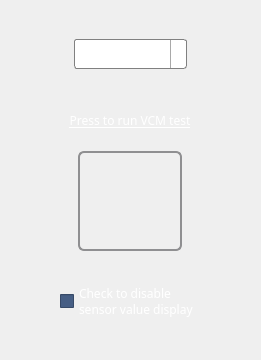
      <widget class="QWidget" name="page_2">
       <property name="geometry">
        <rect>
         <x>0</x>
         <y>0</y>
         <width>261</width>
         <height>360</height>
        </rect>
       </property>
       <attribute name="label">
        <string>Voice Coil Motor Test</string>
       </attribute>
       <layout class="QVBoxLayout" name="verticalLayout_3">
        <item>
         <spacer name="verticalSpacer_12">
          <property name="orientation">
           <enum>Qt::Vertical</enum>
          </property>
          <property name="sizeType">
           <enum>QSizePolicy::Expanding</enum>
          </property>
          <property name="sizeHint" stdset="0">
           <size>
            <width>20</width>
            <height>92</height>
           </size>
          </property>
         </spacer>
        </item>
        <item>
         <layout class="QHBoxLayout" name="horizontalLayout_5">
          <item>
           <spacer name="horizontalSpacer_9">
            <property name="orientation">
             <enum>Qt::Horizontal</enum>
            </property>
            <property name="sizeHint" stdset="0">
             <size>
              <width>13</width>
              <height>20</height>
             </size>
            </property>
           </spacer>
          </item>
          <item alignment="Qt::AlignHCenter">
           <widget class="QComboBox" name="vcmcomboBox">
            <property name="minimumSize">
             <size>
              <width>113</width>
              <height>30</height>
             </size>
            </property>
            <property name="maximumSize">
             <size>
              <width>150</width>
              <height>30</height>
             </size>
            </property>
            <property name="styleSheet">
             <string notr="true"> QComboBox {
	color: rgb(0, 0, 0);
     border: 1px solid gray;
     border-radius: 3px;
     padding: 1px 18px 1px 3px;
     min-width: 6em;
 }

 QComboBox:editable {
     background: white;
 }

 QComboBox:!editable, QComboBox::drop-down:editable {
      background: qlineargradient(x1: 0, y1: 0, x2: 0, y2: 1,
                                  stop: 0 #E1E1E1, stop: 0.4 #DDDDDD,
                                  stop: 0.5 #D8D8D8, stop: 1.0 #D3D3D3);
 }

 /* QComboBox gets the &quot;on&quot; state when the popup is open */
 QComboBox:!editable:on, QComboBox::drop-down:editable:on {
     background: qlineargradient(x1: 0, y1: 0, x2: 0, y2: 1,
                                 stop: 0 #D3D3D3, stop: 0.4 #D8D8D8,
                                 stop: 0.5 #DDDDDD, stop: 1.0 #E1E1E1);
 }

 QComboBox:on { /* shift the text when the popup opens */
     padding-top: 3px;
     padding-left: 4px;
 }

 QComboBox::drop-down {
     subcontrol-origin: padding;
     subcontrol-position: top right;
     width: 15px;

     border-left-width: 1px;
     border-left-color: darkgray;
     border-left-style: solid; /* just a single line */
     border-top-right-radius: 3px; /* same radius as the QComboBox */
     border-bottom-right-radius: 3px;
 }

 QComboBox::down-arrow {
     image: url(/usr/share/icons/crystalsvg/16x16/actions/1downarrow.png);
 }

 QComboBox::down-arrow:on { /* shift the arrow when popup is open */
     top: 1px;
     left: 1px;
 }</string>
            </property>
           </widget>
          </item>
          <item>
           <spacer name="horizontalSpacer_10">
            <property name="orientation">
             <enum>Qt::Horizontal</enum>
            </property>
            <property name="sizeHint" stdset="0">
             <size>
              <width>13</width>
              <height>20</height>
             </size>
            </property>
           </spacer>
          </item>
         </layout>
        </item>
        <item>
         <spacer name="verticalSpacer_10">
          <property name="orientation">
           <enum>Qt::Vertical</enum>
          </property>
          <property name="sizeType">
           <enum>QSizePolicy::Fixed</enum>
          </property>
          <property name="sizeHint" stdset="0">
           <size>
            <width>20</width>
            <height>35</height>
           </size>
          </property>
         </spacer>
        </item>
        <item alignment="Qt::AlignHCenter">
         <widget class="QLabel" name="label_12">
          <property name="minimumSize">
           <size>
            <width>0</width>
            <height>20</height>
           </size>
          </property>
          <property name="maximumSize">
           <size>
            <width>16777215</width>
            <height>20</height>
           </size>
          </property>
          <property name="palette">
           <palette>
            <active>
             <colorrole role="WindowText">
              <brush brushstyle="SolidPattern">
               <color alpha="255">
                <red>255</red>
                <green>255</green>
                <blue>255</blue>
               </color>
              </brush>
             </colorrole>
             <colorrole role="Button">
              <brush brushstyle="SolidPattern">
               <color alpha="255">
                <red>70</red>
                <green>94</green>
                <blue>132</blue>
               </color>
              </brush>
             </colorrole>
             <colorrole role="Text">
              <brush brushstyle="SolidPattern">
               <color alpha="255">
                <red>255</red>
                <green>255</green>
                <blue>255</blue>
               </color>
              </brush>
             </colorrole>
             <colorrole role="ButtonText">
              <brush brushstyle="SolidPattern">
               <color alpha="255">
                <red>255</red>
                <green>255</green>
                <blue>255</blue>
               </color>
              </brush>
             </colorrole>
             <colorrole role="Base">
              <brush brushstyle="SolidPattern">
               <color alpha="255">
                <red>70</red>
                <green>94</green>
                <blue>132</blue>
               </color>
              </brush>
             </colorrole>
             <colorrole role="Window">
              <brush brushstyle="SolidPattern">
               <color alpha="255">
                <red>70</red>
                <green>94</green>
                <blue>132</blue>
               </color>
              </brush>
             </colorrole>
            </active>
            <inactive>
             <colorrole role="WindowText">
              <brush brushstyle="SolidPattern">
               <color alpha="255">
                <red>255</red>
                <green>255</green>
                <blue>255</blue>
               </color>
              </brush>
             </colorrole>
             <colorrole role="Button">
              <brush brushstyle="SolidPattern">
               <color alpha="255">
                <red>70</red>
                <green>94</green>
                <blue>132</blue>
               </color>
              </brush>
             </colorrole>
             <colorrole role="Text">
              <brush brushstyle="SolidPattern">
               <color alpha="255">
                <red>255</red>
                <green>255</green>
                <blue>255</blue>
               </color>
              </brush>
             </colorrole>
             <colorrole role="ButtonText">
              <brush brushstyle="SolidPattern">
               <color alpha="255">
                <red>255</red>
                <green>255</green>
                <blue>255</blue>
               </color>
              </brush>
             </colorrole>
             <colorrole role="Base">
              <brush brushstyle="SolidPattern">
               <color alpha="255">
                <red>70</red>
                <green>94</green>
                <blue>132</blue>
               </color>
              </brush>
             </colorrole>
             <colorrole role="Window">
              <brush brushstyle="SolidPattern">
               <color alpha="255">
                <red>70</red>
                <green>94</green>
                <blue>132</blue>
               </color>
              </brush>
             </colorrole>
            </inactive>
            <disabled>
             <colorrole role="WindowText">
              <brush brushstyle="SolidPattern">
               <color alpha="255">
                <red>255</red>
                <green>255</green>
                <blue>255</blue>
               </color>
              </brush>
             </colorrole>
             <colorrole role="Button">
              <brush brushstyle="SolidPattern">
               <color alpha="255">
                <red>70</red>
                <green>94</green>
                <blue>132</blue>
               </color>
              </brush>
             </colorrole>
             <colorrole role="Text">
              <brush brushstyle="SolidPattern">
               <color alpha="255">
                <red>255</red>
                <green>255</green>
                <blue>255</blue>
               </color>
              </brush>
             </colorrole>
             <colorrole role="ButtonText">
              <brush brushstyle="SolidPattern">
               <color alpha="255">
                <red>255</red>
                <green>255</green>
                <blue>255</blue>
               </color>
              </brush>
             </colorrole>
             <colorrole role="Base">
              <brush brushstyle="SolidPattern">
               <color alpha="255">
                <red>70</red>
                <green>94</green>
                <blue>132</blue>
               </color>
              </brush>
             </colorrole>
             <colorrole role="Window">
              <brush brushstyle="SolidPattern">
               <color alpha="255">
                <red>70</red>
                <green>94</green>
                <blue>132</blue>
               </color>
              </brush>
             </colorrole>
            </disabled>
           </palette>
          </property>
          <property name="font">
           <font>
            <family>Sans Serif</family>
            <pointsize>9</pointsize>
            <underline>true</underline>
           </font>
          </property>
          <property name="text">
           <string>Press to run VCM test</string>
          </property>
          <property name="alignment">
           <set>Qt::AlignCenter</set>
          </property>
         </widget>
        </item>
        <item>
         <spacer name="verticalSpacer_13">
          <property name="orientation">
           <enum>Qt::Vertical</enum>
          </property>
          <property name="sizeType">
           <enum>QSizePolicy::Fixed</enum>
          </property>
          <property name="sizeHint" stdset="0">
           <size>
            <width>20</width>
            <height>15</height>
           </size>
          </property>
         </spacer>
        </item>
        <item alignment="Qt::AlignHCenter">
         <widget class="QPushButton" name="vcm_test_run_Button">
          <property name="sizePolicy">
           <sizepolicy hsizetype="Fixed" vsizetype="Fixed">
            <horstretch>0</horstretch>
            <verstretch>0</verstretch>
           </sizepolicy>
          </property>
          <property name="minimumSize">
           <size>
            <width>104</width>
            <height>100</height>
           </size>
          </property>
          <property name="maximumSize">
           <size>
            <width>100</width>
            <height>100</height>
           </size>
          </property>
          <property name="styleSheet">
           <string notr="true"> QPushButton {
	background-image: url(:/icons/1-play.jpg);
     border: 2px solid #8f8f91;
     border-radius: 6px;
     background-color: qlineargradient(x1: 0, y1: 0, x2: 0, y2: 1,
                                       stop: 0 #f6f7fa, stop: 1 #dadbde);
     min-width: 100px;
 }

 QPushButton:pressed {
     background-color: qlineargradient(x1: 0, y1: 0, x2: 0, y2: 1,
                                       stop: 0 #dadbde, stop: 1 #f6f7fa);
 }

 QPushButton:flat {
     border: none; /* no border for a flat push button */
 }

 QPushButton:default {
     border-color: navy; /* make the default button prominent */
 }</string>
          </property>
          <property name="text">
           <string/>
          </property>
          <property name="iconSize">
           <size>
            <width>65</width>
            <height>65</height>
           </size>
          </property>
         </widget>
        </item>
        <item>
         <spacer name="verticalSpacer_11">
          <property name="orientation">
           <enum>Qt::Vertical</enum>
          </property>
          <property name="sizeType">
           <enum>QSizePolicy::Fixed</enum>
          </property>
          <property name="sizeHint" stdset="0">
           <size>
            <width>20</width>
            <height>25</height>
           </size>
          </property>
         </spacer>
        </item>
        <item alignment="Qt::AlignHCenter">
         <widget class="QCheckBox" name="checkBox">
          <property name="palette">
           <palette>
            <active>
             <colorrole role="WindowText">
              <brush brushstyle="SolidPattern">
               <color alpha="255">
                <red>255</red>
                <green>255</green>
                <blue>255</blue>
               </color>
              </brush>
             </colorrole>
             <colorrole role="Button">
              <brush brushstyle="SolidPattern">
               <color alpha="255">
                <red>70</red>
                <green>94</green>
                <blue>132</blue>
               </color>
              </brush>
             </colorrole>
             <colorrole role="Text">
              <brush brushstyle="SolidPattern">
               <color alpha="255">
                <red>255</red>
                <green>255</green>
                <blue>255</blue>
               </color>
              </brush>
             </colorrole>
             <colorrole role="ButtonText">
              <brush brushstyle="SolidPattern">
               <color alpha="255">
                <red>255</red>
                <green>255</green>
                <blue>255</blue>
               </color>
              </brush>
             </colorrole>
             <colorrole role="Base">
              <brush brushstyle="SolidPattern">
               <color alpha="255">
                <red>70</red>
                <green>94</green>
                <blue>132</blue>
               </color>
              </brush>
             </colorrole>
             <colorrole role="Window">
              <brush brushstyle="SolidPattern">
               <color alpha="255">
                <red>70</red>
                <green>94</green>
                <blue>132</blue>
               </color>
              </brush>
             </colorrole>
            </active>
            <inactive>
             <colorrole role="WindowText">
              <brush brushstyle="SolidPattern">
               <color alpha="255">
                <red>255</red>
                <green>255</green>
                <blue>255</blue>
               </color>
              </brush>
             </colorrole>
             <colorrole role="Button">
              <brush brushstyle="SolidPattern">
               <color alpha="255">
                <red>70</red>
                <green>94</green>
                <blue>132</blue>
               </color>
              </brush>
             </colorrole>
             <colorrole role="Text">
              <brush brushstyle="SolidPattern">
               <color alpha="255">
                <red>255</red>
                <green>255</green>
                <blue>255</blue>
               </color>
              </brush>
             </colorrole>
             <colorrole role="ButtonText">
              <brush brushstyle="SolidPattern">
               <color alpha="255">
                <red>255</red>
                <green>255</green>
                <blue>255</blue>
               </color>
              </brush>
             </colorrole>
             <colorrole role="Base">
              <brush brushstyle="SolidPattern">
               <color alpha="255">
                <red>70</red>
                <green>94</green>
                <blue>132</blue>
               </color>
              </brush>
             </colorrole>
             <colorrole role="Window">
              <brush brushstyle="SolidPattern">
               <color alpha="255">
                <red>70</red>
                <green>94</green>
                <blue>132</blue>
               </color>
              </brush>
             </colorrole>
            </inactive>
            <disabled>
             <colorrole role="WindowText">
              <brush brushstyle="SolidPattern">
               <color alpha="255">
                <red>255</red>
                <green>255</green>
                <blue>255</blue>
               </color>
              </brush>
             </colorrole>
             <colorrole role="Button">
              <brush brushstyle="SolidPattern">
               <color alpha="255">
                <red>70</red>
                <green>94</green>
                <blue>132</blue>
               </color>
              </brush>
             </colorrole>
             <colorrole role="Text">
              <brush brushstyle="SolidPattern">
               <color alpha="255">
                <red>255</red>
                <green>255</green>
                <blue>255</blue>
               </color>
              </brush>
             </colorrole>
             <colorrole role="ButtonText">
              <brush brushstyle="SolidPattern">
               <color alpha="255">
                <red>255</red>
                <green>255</green>
                <blue>255</blue>
               </color>
              </brush>
             </colorrole>
             <colorrole role="Base">
              <brush brushstyle="SolidPattern">
               <color alpha="255">
                <red>70</red>
                <green>94</green>
                <blue>132</blue>
               </color>
              </brush>
             </colorrole>
             <colorrole role="Window">
              <brush brushstyle="SolidPattern">
               <color alpha="255">
                <red>70</red>
                <green>94</green>
                <blue>132</blue>
               </color>
              </brush>
             </colorrole>
            </disabled>
           </palette>
          </property>
          <property name="font">
           <font>
            <family>Sans Serif</family>
            <pointsize>9</pointsize>
           </font>
          </property>
          <property name="text">
           <string>Check to disable 
sensor value display</string>
          </property>
         </widget>
        </item>
        <item>
         <spacer name="verticalSpacer_9">
          <property name="orientation">
           <enum>Qt::Vertical</enum>
          </property>
          <property name="sizeType">
           <enum>QSizePolicy::Expanding</enum>
          </property>
          <property name="sizeHint" stdset="0">
           <size>
            <width>20</width>
            <height>92</height>
           </size>
          </property>
         </spacer>
        </item>
       </layout>
      </widget>
